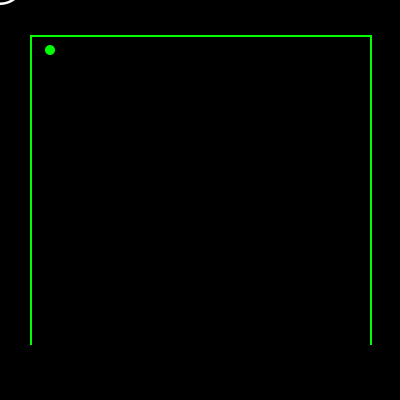
Frame 1 (no input)
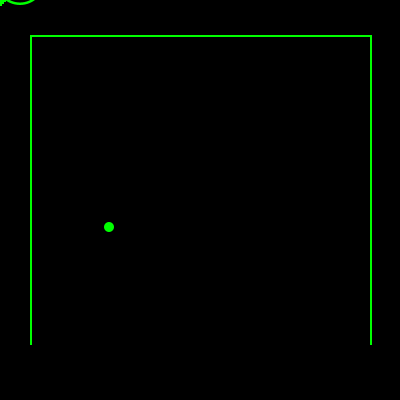
Frame 60 (the mouse pressed at the canvas centre just before this capture)
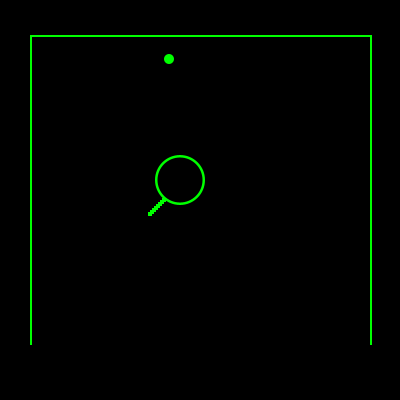
Frame 120 (the mouse held since frame 60 and released just before this capture)

The Processing sketch that drew these frames (run headless with seeded random() and noise(); from frame 60 on, the mouse is pressed at the canvas centre):

// Processing sketch: processing_14628
// ── processing_14628.pde

int deplacementX;
int x;

int deplacementY;
int y;

int positionX;
int x2;

int positionY;
int y2;



void setup(){
  
 size(400,400);
 smooth();
 
  x = 50;
   deplacementX = 1;
   
   y = 50;
   deplacementY = 3;
 
}

void draw() {
  background(0);
  noStroke();
 
  
   y2 = mouseY-20;
   
  


  
  ellipse(x2,y2,50,50);
  fill(0,0,0);
  
  ellipse(x2,y2,45,45);
  fill(0,255,0);
  
  rect(x2-18,y2+18,4,4);
  rect(x2-20,y2+20,4,4);
  rect(x2-22,y2+22,4,4);
  rect(x2-24,y2+24,4,4);
  rect(x2-26,y2+26,4,4);
  rect(x2-28,y2+28,4,4);
  rect(x2-30,y2+30,4,4);
  rect(x2-32,y2+32,4,4);
         
 if (mousePressed) {
   
   x2 = mouseX-20;
   
 } else {
    
    x2 = mouseX+20;
    
 }
 
 
   
  ellipse(x,y,10,10);
  
  x = x + deplacementX;
  y = y + deplacementY;
  
   if ( x > 360 ) {
    deplacementX = -1;
  }
  
  if ( x < 35 ) {
    deplacementX = 1;
  }
  
  if ( y < 40 ) {
    deplacementY = 3;    
  }
 
  if ( y > 700 ) {
    
    x = 50;
    y = 50;
    
  }
  
  if (mousePressed) {
    deplacementY = -3;
   }
    

   
  

  rect(30,35,340,2);
  rect(30,35,2,310);
  rect(370,35,2,310);
 
  
}        
                
